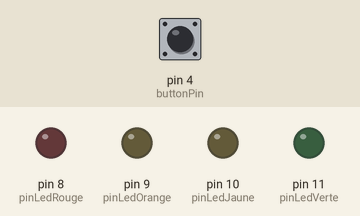
Simulated run of this sketch. Board: Arduino Uno, built with avr-gcc and run on an emulated ATmega328P. On the bench: output pins drawn as LEDs (lit = HIGH). Inputs (shaded band) come from the test bench; at power-on: pin 4 (buttonPin) HIGH.

Above: at 1.2 s.
1.3 s: pin 4 (buttonPin) pulled LOW for 0.15 s
At 2.3 s:
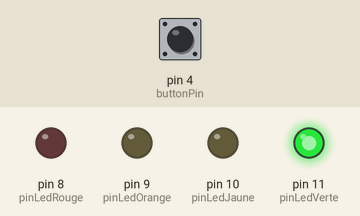
2.9 s: pin 4 (buttonPin) pulled LOW for 0.15 s
At 3.6 s:
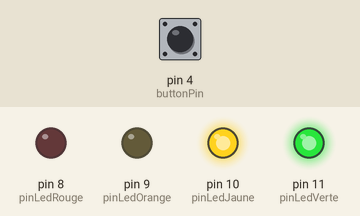
4.5 s: pin 4 (buttonPin) pulled LOW for 0.15 s
At 5.8 s:
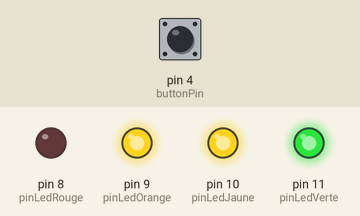
6.1 s: pin 4 (buttonPin) pulled LOW for 0.15 s
At 7.2 s:
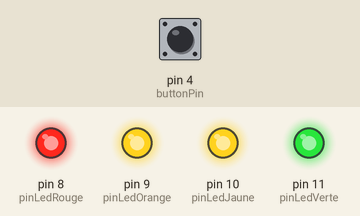
Timing chart, 0 to 8.7 s (numbered marks = the images above; inputs shaded):
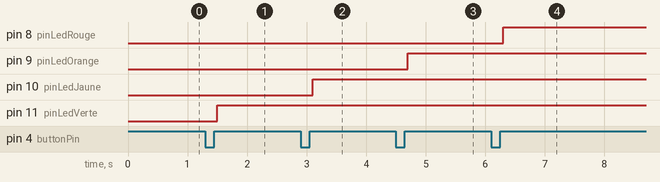

The sketch:

fsm_01.ino
```cpp
// La librairie de gestion des boutons
#include <OneButton.h>
const byte buttonPin = 4; // notre bouton est sur la pin 4
OneButton button(buttonPin, true); // true pour le mettre en INPUT_PULLUP

// les pins utilisées pour les LEDs
const byte pinLedRouge = 8;
const byte pinLedOrange = 9;
const byte pinLedJaune = 10;
const byte pinLedVerte = 11;

// la liste des états possible de notre système
// ainsi qu'une variable etatCourant prenant une de ces valeurs
enum {REPOS, ETAT_V, ETAT_VJ, ETAT_VJO, ETAT_VJOR} etatCourant;

// ------------------------------------------------------
// Cette fonction installe l'état initial
// ------------------------------------------------------
void mettreAuRepos()
{
  digitalWrite(pinLedVerte,  LOW);
  digitalWrite(pinLedJaune,  LOW);
  digitalWrite(pinLedOrange, LOW);
  digitalWrite(pinLedRouge,  LOW);
  etatCourant = REPOS;
}

// ------------------------------------------------------
// La fonction de call back, appellée automatiquement quand on clique
// ------------------------------------------------------
void simpleclick()
{
  switch (etatCourant) {
    case REPOS: // on était au repos et on a un appui, on allume la verte
      digitalWrite(pinLedVerte, HIGH); // LED verte alimentée
      etatCourant = ETAT_V; // on note le nouvel état de notre système
      break;

    case ETAT_V: // on était led verte allumée et on a un appui, on allume la jaune
      digitalWrite(pinLedJaune, HIGH); // LED jaune alimentée
      etatCourant = ETAT_VJ;// on note le nouvel état de notre système
      break;

    case ETAT_VJ: // vert et jaune allumées, on a un appui, on allume la orange
      digitalWrite(pinLedOrange, HIGH); // LED orange alimentée
      etatCourant = ETAT_VJO;// on note le nouvel état de notre système
      break;

    case ETAT_VJO:// vert, orange et jaune allumées, on a un appui, on allume la rouge
      digitalWrite(pinLedRouge, HIGH); // LED rouge alimentée
      etatCourant = ETAT_VJOR;// on note le nouvel état de notre système
      break;

    case ETAT_VJOR: // tout était allumé, on a un appui, on retourne au repos
      mettreAuRepos(); // on retourne à l'état initial
      break;
  }
}

// ------------------------------------------------------
// On initialise notre système dans le setup
// ------------------------------------------------------
void setup() {
  pinMode (pinLedRouge, OUTPUT);
  pinMode (pinLedOrange, OUTPUT);
  pinMode (pinLedJaune, OUTPUT);
  pinMode (pinLedVerte, OUTPUT);

  //conditions Initiales
  mettreAuRepos();

  // On attache la fonction simpleClick() comme callBack
  button.attachClick(simpleclick);
}

void loop() {
  // On vérifie l'état des boutons, ce qui déclenche l'appel de la fonction callBack si nécessaire
  button.tick();

  // ici on peut faire autre chose du moment que ça ne prend pas trop longtemps

}
```

Measured:
- after the input at 1.3 s, pin 11 (pinLedVerte): LOW → HIGH after 0.20 s
- after the input at 2.9 s, pin 10 (pinLedJaune): LOW → HIGH after 0.20 s
- after the input at 4.5 s, pin 9 (pinLedOrange): LOW → HIGH after 0.20 s
- after the input at 6.1 s, pin 8 (pinLedRouge): LOW → HIGH after 0.20 s
